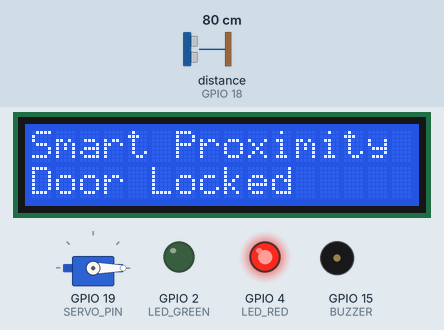
Recording of a sketch running on a simulated ESP32. Parts: servo, 16×2 character LCD, output pins drawn as LEDs (lit = HIGH), buzzer (waves = sounding, pin HIGH). Wiring (from diagram.json): ultrasonic range finder: trigger GPIO 5; echo GPIO 18. The inputs (shaded band) are chosen by the test bench; at power-on: distance to the obstacle (sensor on GPIO 18) 80 cm. The echo pulse lasts 58.3 µs per cm; pins used as bus, display or sensor lines are not drawn; what the sketch prints to the serial monitor is not drawn.

Above: at 1.2 s.
1.3 s: distance to the obstacle (sensor on GPIO 18) set to 22 cm
2.8 s: distance to the obstacle (sensor on GPIO 18) set to 18 cm
At 4.4 s:
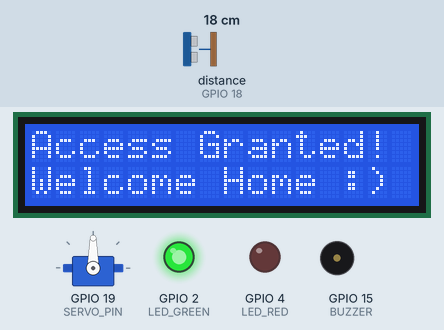
7.6 s: distance to the obstacle (sensor on GPIO 18) set to 2 cm
Timing chart, 0 to 10.2 s (numbered marks = the images above; inputs shaded):
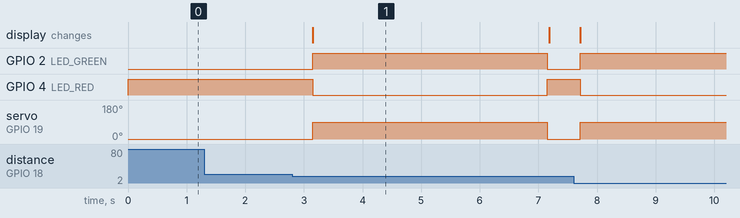

Measured:
- the behaviour switches between 21 and 20 cm on distance to the obstacle (sensor on GPIO 18) (found by bisection; images 0 and 1)
- after the input at 1.3 s, every drawn part: stays the same
- after the input at 2.8 s, GPIO 2 (LED_GREEN): LOW → HIGH after 0.35 s, → LOW 4.0 s later; GPIO 4 (LED_RED): HIGH → LOW after 0.35 s, → HIGH 4.0 s later; servo on GPIO 19 (SERVO_PIN): 0° → 90° after 0.35 s, → 0° 4.0 s later; the display: changes after 0.35 s (image 1)
- what the display in image 1 shows lasts 4.0 s, from 3.2 s to 7.2 s

The sketch:

sketch.ino
```cpp
#include <Wire.h>
#include <LiquidCrystal_I2C.h>
#include <ESP32Servo.h>

LiquidCrystal_I2C lcd(0x27, 16, 2);

Servo myServo;
#define SERVO_PIN 19

#define TRIG_PIN 5
#define ECHO_PIN 18

#define LED_GREEN 2
#define LED_RED   4
#define BUZZER    15

void setup() {
  Serial.begin(115200);

  pinMode(TRIG_PIN, OUTPUT);
  pinMode(ECHO_PIN, INPUT);

  pinMode(LED_GREEN, OUTPUT);
  pinMode(LED_RED, OUTPUT);
  pinMode(BUZZER, OUTPUT);


  digitalWrite(LED_GREEN, LOW);
  digitalWrite(LED_RED, HIGH);
  digitalWrite(BUZZER, LOW);

  myServo.attach(SERVO_PIN);
  myServo.write(0);

  lcd.init();
  lcd.backlight();
  lcd.setCursor(0, 0);
  lcd.print("Smart Proximity");
  lcd.setCursor(0, 1);
  lcd.print("Door Locked     ");
}

void loop() {

  digitalWrite(TRIG_PIN, LOW);
  delayMicroseconds(2);
  digitalWrite(TRIG_PIN, HIGH);
  delayMicroseconds(10);
  digitalWrite(TRIG_PIN, LOW);


  long duration = pulseIn(ECHO_PIN, HIGH);
  int distance = duration * 0.034 / 2;

  Serial.print("Distance: ");
  Serial.print(distance);
  Serial.println(" cm");

  if (distance > 0 && distance < 20) {
    lcd.clear();
    lcd.setCursor(0, 0);
    lcd.print("Access Granted! ");
    lcd.setCursor(0, 1);
    lcd.print("Welcome Home :) ");

    digitalWrite(LED_RED, LOW);
    digitalWrite(LED_GREEN, HIGH);
    myServo.write(90);
    delay(4000);
    myServo.write(0);
    digitalWrite(LED_GREEN, LOW);
    digitalWrite(LED_RED, HIGH);

    lcd.clear();
    lcd.setCursor(0, 0);
    lcd.print("Smart Proximity");
    lcd.setCursor(0, 1);
    lcd.print("Door Locked     ");
  }

  delay(500);
}
```
